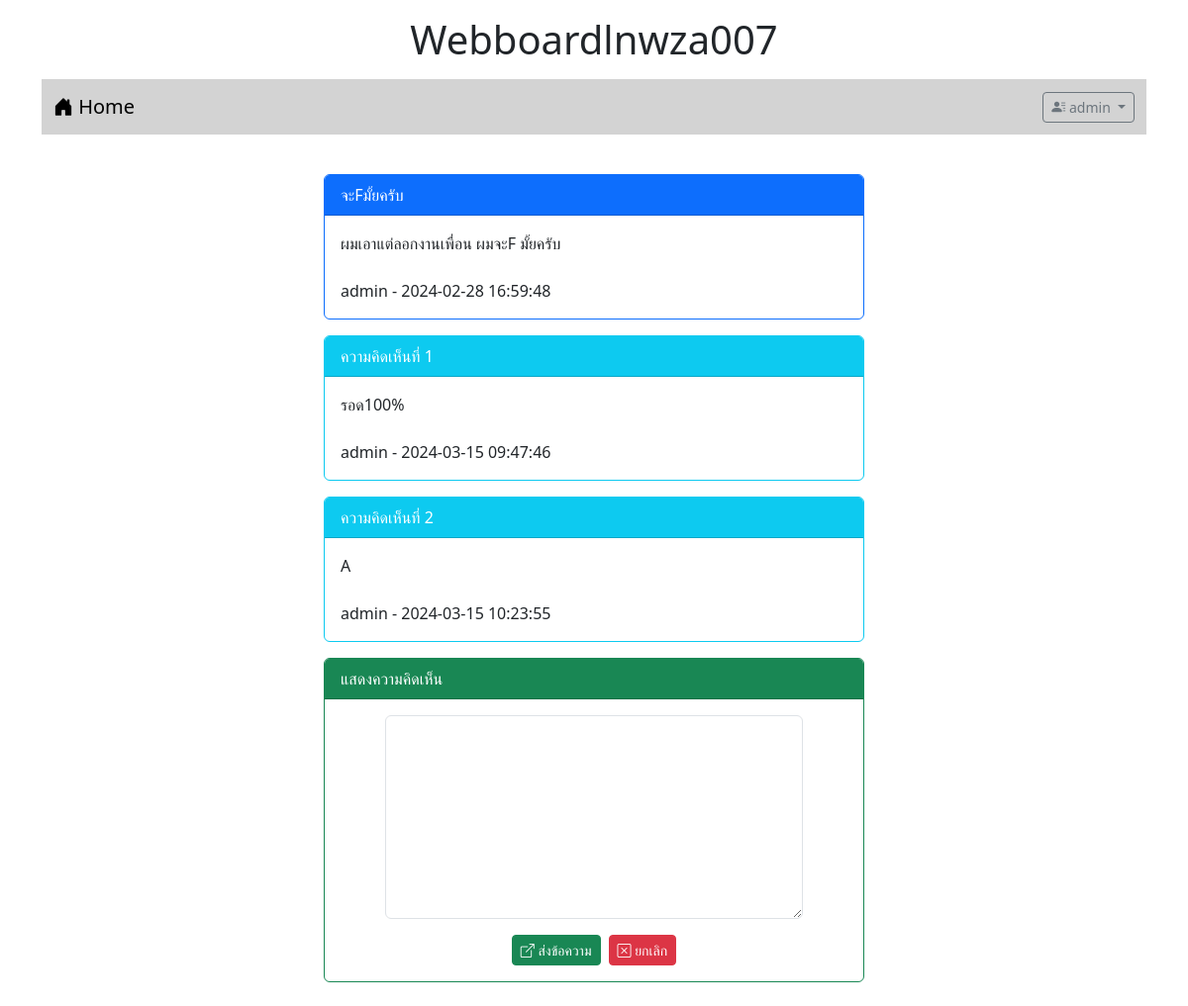
Page /post.php?id=1 (signed in) on the committed database.
### tables this page shows
CREATE TABLE `post` (
  `id` int(11) NOT NULL,
  `title` varchar(128) NOT NULL,
  `content` varchar(2048) NOT NULL,
  `post_date` datetime NOT NULL,
  `cat_id` int(11) NOT NULL,
  `user_id` int(11) NOT NULL
);

CREATE TABLE `user` (
  `id` int(11) NOT NULL,
  `login` varchar(32) NOT NULL,
  `password` varchar(64) NOT NULL,
  `name` varchar(64) NOT NULL,
  `gender` char(1) NOT NULL,
  `email` varchar(32) NOT NULL,
  `role` char(1) NOT NULL
);

CREATE TABLE `comment` (
  `id` int(11) NOT NULL,
  `content` varchar(20148) NOT NULL,
  `post_date` datetime NOT NULL,
  `user_id` int(11) NOT NULL,
  `post_id` int(11) NOT NULL
);

### post.php (the view, shortened to what this page needs)
<!DOCTYPE html>
<html lang="en">
<head>
    <link rel="stylesheet" href="bootstrap-5.3.2-dist/css/bootstrap.min.css">
    <link rel="stylesheet" href="https://cdn.jsdelivr.net/npm/bootstrap-icons@1.11.3/font/bootstrap-icons.min.css">
</head>
<body>
<div class="container-lg">
    <h1 style="text-align: center;" class="m-3">Webboardlnwza007</h1>
    <?php include "nav.php" ?>
        <div class="row mt-4">
            <div class="col-lg-3 col-md-2 col-sm-1"></div>
            <div class="col-lg-6 col-md-8 col-sm-10">
             <?php
                $conn=new PDO("mysql:host=localhost;dbname=webboard;charset=utf8","root","");
                $sql="select post.title,post.content,post.post_date,user.login
                from post inner join user on
                (post.user_id=user.id) where post.id=$_GET[id]";
                $result=$conn->query($sql);
                while($row=$result->fetch()){
                echo"<div class='card border-primary mt-3'>";
                echo"<div class='card-header bg-primary text-white'>$row[0]</div>";
                echo"<div class='card-body'>$row[1] <br><br> $row[3] - $row[2]</div>";
                echo"</div>";
            }
                $sql="select comment.content,comment.post_date,user.login
                from comment inner join user on
                (comment.user_id=user.id) where comment.post_id=$_GET[id]";
                $result=$conn->query($sql);
                $i=1;
                while($row=$result->fetch()){
                echo"<div class='card border-info mt-3'>";
                echo"<div class='card-header bg-info text-white'>ความคิดเห็นที่ $i </div>";
                echo"<div class='card-body'>$row[0]<br><br>$row[2] - $row[1]</div>";
                echo"</div>";
                $i=$i+1;
            }
            ?>
                <?php if(isset($_SESSION['id'])){
                ?>
                <div class="card border-success mt-3">
                <div class="card-header bg-success text-white">
                แสดงความคิดเห็น</div>
                <div class="card-body">
                    <form action="post_save.php" method="post">
                     <div class="row mb-3 justify-content-center">
                         <div class="col-lg-10">
                            <textarea name="comment" rows="8"
                            class="form-control" required></textarea>
                         </div>
                     </div>
                     <div class="row">
                         <div class="col-lg-12 d-flex justify-content-center">
                             <button type="submit" class="btn btn-success btn-sm text-white">
                                 <i class="bi bi-box-arrow-up-right"></i> ส่งข้อความ
                             </button>
                             <button type="reset" class="btn btn-danger btn-sm ms-2">
                                 <i class="bi bi-x-square"></i> ยกเลิก</button>
                         </div>
                     </div>
                    </form>
            </div>
        </div>
        <?php } ?>
        <br>
        </div>
        <div class="col-lg-3 col-md-2 col-sm-1"></div>
    </div>
</div>
</body>
</html>

### rows in the picture
post: title "จะFมั้ยครับ", content "ผมเอาแต่ลอกงานเพื่อน ผมจะF มั้ยครับ", user.login "admin", post_date "2024-02-28 16:59:48"
comment: content "รอด100%", user.login "admin", post_date "2024-03-15 09:47:46"
comment: content "A", user.login "admin", post_date "2024-03-15 10:23:55"

### other values in the picture
$_SESSION['username'] "admin"
